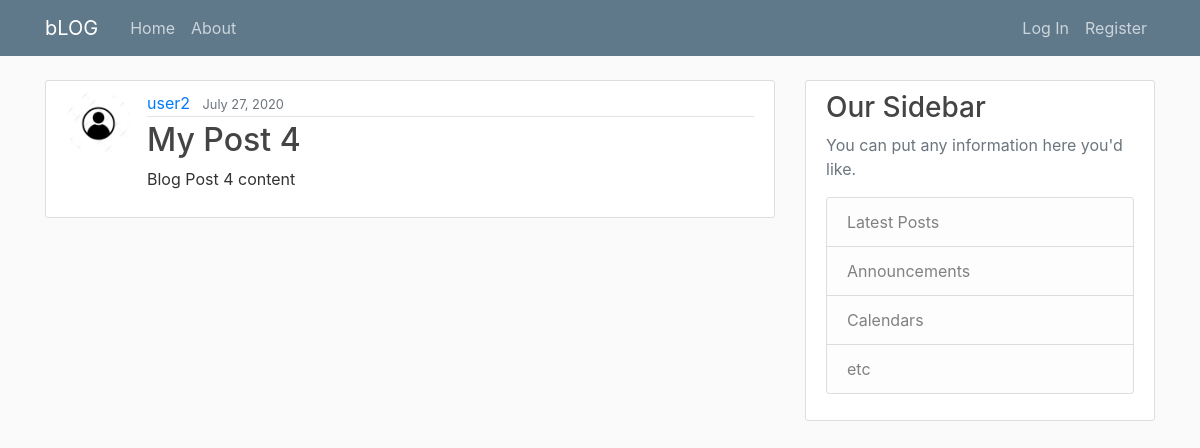
/post/5/, run on an earlier commit of the app's database.
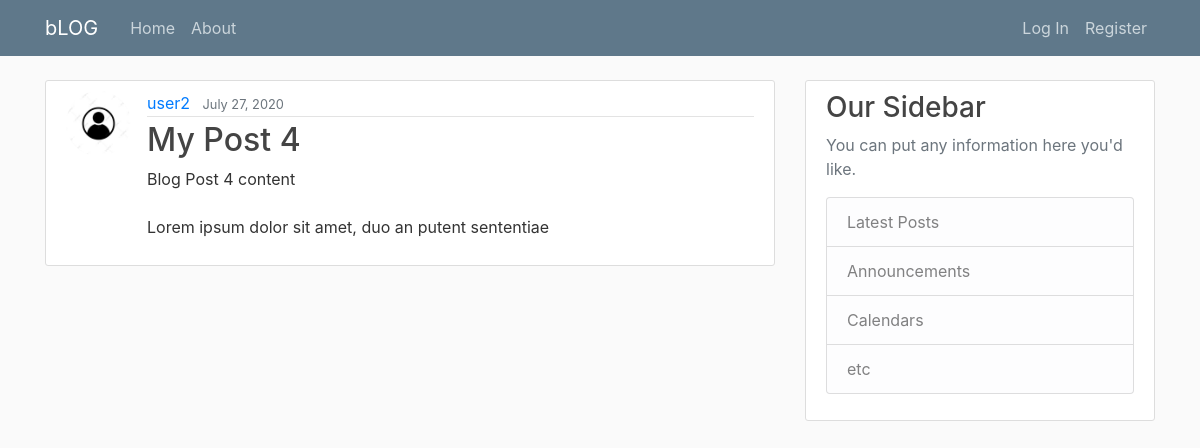
And on a later commit of the database.
### blog/models.py (models this page shows, shortened)
class Post(models.Model):
    title = models.CharField(max_length=100)
    content = models.TextField()
    date_posted = models.DateTimeField(default = timezone.now)
    author = models.ForeignKey(User, on_delete = models.CASCADE) # If user is deleted, also delete all related posts

### users/models.py (models this page shows, shortened)
class Profile(models.Model):
    user = models.OneToOneField(User, on_delete = models.CASCADE)
    image = models.ImageField(default = 'default.jpg', upload_to='profile_pics')

### blog/views.py (the view)
# urls.py: path('post/<int:pk>/', PostDetailView.as_view(), name='post-detail'),
class PostDetailView(DetailView):
    model = Post

### blog/templates/blog/post_detail.html (shortened to what this page needs)
{% extends "blog/base.html" %}
{% block content %}
  <article class="media content-section">
    <img class="rounded-circle article-img" src="{{ object.author.profile.image.url }}">
    <div class="media-body">
      <div class="article-metadata">
        <a class="mr-2" href="#">{{ object.author }}</a>
        <small class="text-muted">{{ object.date_posted|date:"F d, Y" }}</small>
      </div>
      <h2 class="article-title">{{ object.title }}</h2>
      <p class="article-content">{{ object.content }}</p>
    </div>
  </article>
{% endblock content %}

What changed in the data, as far as the page shows it:
changed Post "My Post 4": content "Blog Post 4 content" → "Blog Post 4 content Lorem ipsum dolor sit amet, duo an putent sententiae"
